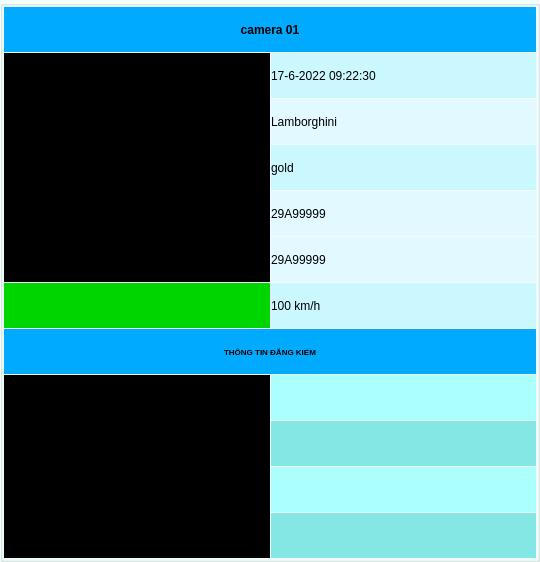
<?xml version="1.0" encoding="UTF-8"?>
<ui version="4.0">
 <class>widget</class>
 <widget class="QWidget" name="widget">
  <property name="geometry">
   <rect>
    <x>0</x>
    <y>0</y>
    <width>540</width>
    <height>562</height>
   </rect>
  </property>
  <property name="windowTitle">
   <string/>
  </property>
  <property name="styleSheet">
   <string notr="true">background-color: rgb(250, 255, 238);</string>
  </property>
  <layout class="QGridLayout" name="gridLayout" rowstretch="0" columnstretch="0" rowminimumheight="0" columnminimumwidth="0">
   <property name="leftMargin">
    <number>0</number>
   </property>
   <property name="topMargin">
    <number>0</number>
   </property>
   <property name="rightMargin">
    <number>0</number>
   </property>
   <property name="bottomMargin">
    <number>0</number>
   </property>
   <property name="spacing">
    <number>0</number>
   </property>
   <item row="0" column="0">
    <widget class="QGroupBox" name="groupBox">
     <property name="sizePolicy">
      <sizepolicy hsizetype="Expanding" vsizetype="Expanding">
       <horstretch>0</horstretch>
       <verstretch>0</verstretch>
      </sizepolicy>
     </property>
     <property name="minimumSize">
      <size>
       <width>0</width>
       <height>0</height>
      </size>
     </property>
     <property name="styleSheet">
      <string notr="true">background-color: rgb(243, 255, 254);</string>
     </property>
     <property name="title">
      <string/>
     </property>
     <layout class="QGridLayout" name="gridLayout_2">
      <property name="leftMargin">
       <number>1</number>
      </property>
      <property name="topMargin">
       <number>1</number>
      </property>
      <property name="rightMargin">
       <number>1</number>
      </property>
      <property name="bottomMargin">
       <number>1</number>
      </property>
      <property name="spacing">
       <number>1</number>
      </property>
      <item row="6" column="0">
       <widget class="QLabel" name="qlabel_registration">
        <property name="styleSheet">
         <string notr="true">
background-color: rgb(0, 213, 0);</string>
        </property>
        <property name="text">
         <string/>
        </property>
        <property name="alignment">
         <set>Qt::AlignCenter</set>
        </property>
       </widget>
      </item>
      <item row="11" column="1">
       <widget class="QLabel" name="qlabel_date_registration">
        <property name="minimumSize">
         <size>
          <width>0</width>
          <height>0</height>
         </size>
        </property>
        <property name="styleSheet">
         <string notr="true">background-color: rgb(132, 231, 228);</string>
        </property>
        <property name="text">
         <string/>
        </property>
       </widget>
      </item>
      <item row="1" column="1">
       <widget class="QLabel" name="qlabel_time">
        <property name="minimumSize">
         <size>
          <width>0</width>
          <height>0</height>
         </size>
        </property>
        <property name="styleSheet">
         <string notr="true">background-color: rgb(203, 247, 255);</string>
        </property>
        <property name="text">
         <string>17-6-2022 09:22:30</string>
        </property>
        <property name="alignment">
         <set>Qt::AlignLeading|Qt::AlignLeft|Qt::AlignVCenter</set>
        </property>
       </widget>
      </item>
      <item row="2" column="1">
       <widget class="QLabel" name="qlabel_brand">
        <property name="minimumSize">
         <size>
          <width>0</width>
          <height>0</height>
         </size>
        </property>
        <property name="styleSheet">
         <string notr="true">background-color: rgb(226, 249, 255);</string>
        </property>
        <property name="text">
         <string>Lamborghini</string>
        </property>
        <property name="alignment">
         <set>Qt::AlignLeading|Qt::AlignLeft|Qt::AlignVCenter</set>
        </property>
       </widget>
      </item>
      <item row="4" column="1">
       <widget class="QLabel" name="qlabel_plate">
        <property name="minimumSize">
         <size>
          <width>0</width>
          <height>0</height>
         </size>
        </property>
        <property name="styleSheet">
         <string notr="true">background-color: rgb(226, 249, 255);</string>
        </property>
        <property name="text">
         <string>29A99999</string>
        </property>
        <property name="alignment">
         <set>Qt::AlignLeading|Qt::AlignLeft|Qt::AlignVCenter</set>
        </property>
       </widget>
      </item>
      <item row="8" column="1">
       <widget class="QLabel" name="qlabel_owner_res">
        <property name="minimumSize">
         <size>
          <width>0</width>
          <height>0</height>
         </size>
        </property>
        <property name="styleSheet">
         <string notr="true">background-color: rgb(171, 255, 253);</string>
        </property>
        <property name="text">
         <string/>
        </property>
        <property name="alignment">
         <set>Qt::AlignLeading|Qt::AlignLeft|Qt::AlignVCenter</set>
        </property>
       </widget>
      </item>
      <item row="8" column="0" rowspan="4">
       <widget class="QLabel" name="qlabel_image_owner">
        <property name="styleSheet">
         <string notr="true">background: black</string>
        </property>
        <property name="text">
         <string>TextLabel</string>
        </property>
       </widget>
      </item>
      <item row="9" column="1">
       <widget class="QLabel" name="qlabel_brand_res">
        <property name="minimumSize">
         <size>
          <width>0</width>
          <height>0</height>
         </size>
        </property>
        <property name="styleSheet">
         <string notr="true">background-color: rgb(132, 231, 228);</string>
        </property>
        <property name="text">
         <string/>
        </property>
       </widget>
      </item>
      <item row="10" column="1">
       <widget class="QLabel" name="qlabel_color_res">
        <property name="styleSheet">
         <string notr="true">background-color: rgb(171, 255, 253);</string>
        </property>
        <property name="text">
         <string/>
        </property>
       </widget>
      </item>
      <item row="7" column="0" colspan="2">
       <widget class="QLabel" name="qlabel_web_api">
        <property name="font">
         <font>
          <pointsize>6</pointsize>
          <weight>75</weight>
          <bold>true</bold>
         </font>
        </property>
        <property name="styleSheet">
         <string notr="true">background-color: rgb(0, 170, 255);</string>
        </property>
        <property name="text">
         <string>THÔNG TIN ĐĂNG KIỂM</string>
        </property>
        <property name="alignment">
         <set>Qt::AlignCenter</set>
        </property>
       </widget>
      </item>
      <item row="3" column="1">
       <widget class="QLabel" name="qlabel_color">
        <property name="minimumSize">
         <size>
          <width>0</width>
          <height>0</height>
         </size>
        </property>
        <property name="styleSheet">
         <string notr="true">background-color: rgb(203, 247, 255);</string>
        </property>
        <property name="text">
         <string>gold</string>
        </property>
        <property name="alignment">
         <set>Qt::AlignLeading|Qt::AlignLeft|Qt::AlignVCenter</set>
        </property>
       </widget>
      </item>
      <item row="6" column="1">
       <widget class="QLabel" name="qlabel_speed">
        <property name="minimumSize">
         <size>
          <width>0</width>
          <height>0</height>
         </size>
        </property>
        <property name="styleSheet">
         <string notr="true">background-color: rgb(203, 247, 255);</string>
        </property>
        <property name="text">
         <string>100 km/h</string>
        </property>
        <property name="alignment">
         <set>Qt::AlignLeading|Qt::AlignLeft|Qt::AlignVCenter</set>
        </property>
       </widget>
      </item>
      <item row="0" column="0" colspan="2">
       <widget class="QLabel" name="qlabel_cam_id">
        <property name="font">
         <font>
          <weight>75</weight>
          <bold>true</bold>
         </font>
        </property>
        <property name="styleSheet">
         <string notr="true">background-color: rgb(0, 170, 255);</string>
        </property>
        <property name="text">
         <string>camera 01</string>
        </property>
        <property name="alignment">
         <set>Qt::AlignCenter</set>
        </property>
       </widget>
      </item>
      <item row="5" column="1">
       <widget class="QLabel" name="qlabel_plate_type">
        <property name="minimumSize">
         <size>
          <width>0</width>
          <height>0</height>
         </size>
        </property>
        <property name="styleSheet">
         <string notr="true">background-color: rgb(226, 249, 255);</string>
        </property>
        <property name="text">
         <string>29A99999</string>
        </property>
        <property name="alignment">
         <set>Qt::AlignLeading|Qt::AlignLeft|Qt::AlignVCenter</set>
        </property>
       </widget>
      </item>
      <item row="1" column="0" rowspan="5">
       <widget class="QLabel" name="qlabel_image_car">
        <property name="maximumSize">
         <size>
          <width>16777215</width>
          <height>16777215</height>
         </size>
        </property>
        <property name="styleSheet">
         <string notr="true">background: black</string>
        </property>
        <property name="text">
         <string/>
        </property>
       </widget>
      </item>
     </layout>
    </widget>
   </item>
  </layout>
 </widget>
 <resources/>
 <connections/>
</ui>
